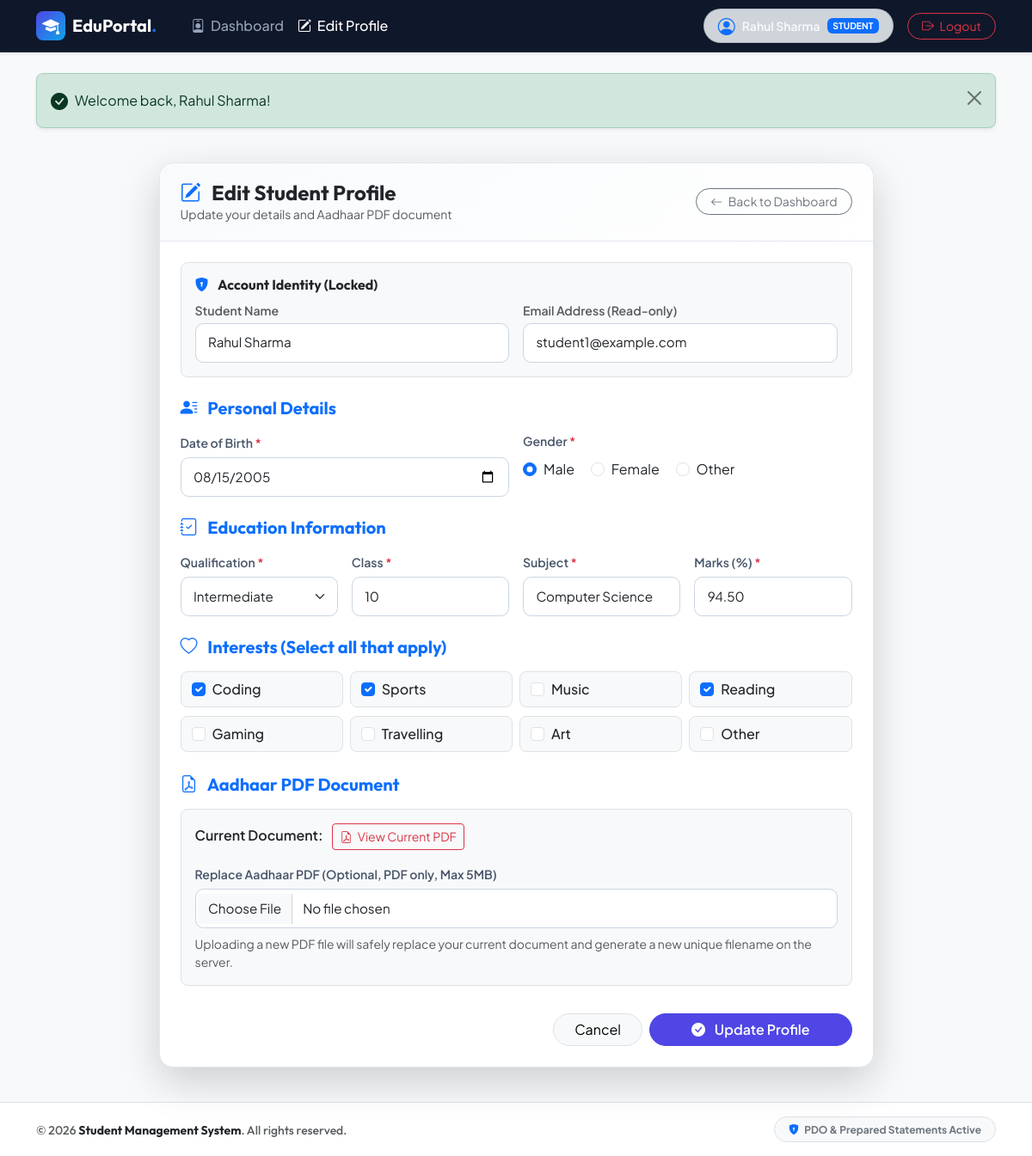
Page /student/edit-profile.php (signed in) on the committed database.
### tables this page shows
CREATE TABLE `students` (
    `id` INT AUTO_INCREMENT PRIMARY KEY,
    `name` VARCHAR(100) NOT NULL,
    `email` VARCHAR(100) NOT NULL UNIQUE,
    `phone_number` VARCHAR(20) NULL,
    `password` VARCHAR(255) NOT NULL,
    `role` ENUM('admin', 'student') NOT NULL DEFAULT 'student',
    `date_of_birth` DATE NULL,
    `gender` ENUM('Male', 'Female', 'Other') NULL,
    `qualification` VARCHAR(50) NULL,
    `interests` TEXT NULL,
    `class` VARCHAR(50) NULL,
    `subject` VARCHAR(100) NULL,
    `marks` DECIMAL(5,2) NULL,
    `aadhaar_file` VARCHAR(255) NULL,
    `reset_token` VARCHAR(64) NULL,
    `reset_token_expires` DATETIME NULL,
    `created_at` TIMESTAMP DEFAULT CURRENT_TIMESTAMP,
    `updated_at` TIMESTAMP DEFAULT CURRENT_TIMESTAMP ON UPDATE CURRENT_TIMESTAMP,
    UNIQUE KEY `idx_unique_email` (`email`),
    INDEX `idx_role` (`role`),
    INDEX `idx_class` (`class`),
    INDEX `idx_name` (`name`)
);

### config/database.php (called while the page is built, shortened)
<?php
function e($string) {
    return htmlspecialchars($string ?? '', ENT_QUOTES, 'UTF-8');
}
function get_flash() {
    if (isset($_SESSION['flash_message'])) {
        $flash = $_SESSION['flash_message'];
        return $flash;
    }
    return null;
}

### student/edit-profile.php (the view, shortened to what this page needs)
<?php
$pdo = getDB();
$userId = $_SESSION['user_id'];
$stmt = $pdo->prepare("SELECT * FROM students WHERE id = ? AND role = 'student'");
$stmt->execute([$userId]);
$student = $stmt->fetch();
$interestsArr = array_filter(array_map('trim', explode(',', $student['interests'] ?? '')));
require_once __DIR__ . '/../includes/header.php';
?>
<div class="row justify-content-center py-3">
    <div class="col-lg-9">
        <div class="card card-custom shadow-lg">
            <div class="card-custom-header d-flex align-items-center justify-content-between">
                <div>
                    <h4 class="fw-bold mb-0 font-outfit text-dark"><i class="bi bi-pencil-square text-primary me-2"></i> Edit Student Profile</h4>
                    <p class="text-muted small mb-0">Update your details and Aadhaar PDF document</p>
                </div>
                <a href="dashboard.php" class="btn btn-outline-secondary btn-sm rounded-pill px-3">
                    <i class="bi bi-arrow-left me-1"></i> Back to Dashboard
                </a>
            </div>
            <div class="card-body p-4">
                <form action="edit-profile.php" method="POST" enctype="multipart/form-data">
                    <div class="bg-light p-3 rounded-3 border mb-4">
                        <h6 class="fw-bold text-dark font-outfit mb-2"><i class="bi bi-shield-lock-fill text-primary me-2"></i> Account Identity (Locked)</h6>
                        <div class="row g-3">
                            <div class="col-md-6">
                                <label class="form-label text-muted small mb-1">Student Name</label>
                                <input type="text" class="form-control bg-white" value="<?php echo e($student['name']); ?>" disabled readonly>
                            </div>
                            <div class="col-md-6">
                                <label class="form-label text-muted small mb-1">Email Address (Read-only)</label>
                                <input type="email" class="form-control bg-white" value="<?php echo e($student['email']); ?>" disabled readonly>
                            </div>
                        </div>
                    </div>
                    <h5 class="fw-bold text-primary font-outfit mb-3"><i class="bi bi-person-lines-fill me-2"></i> Personal Details</h5>
                    <div class="row g-3 mb-4">
                        <div class="col-md-6">
                            <label for="date_of_birth" class="form-label">Date of Birth <span class="text-danger">*</span></label>
                            <input type="date" class="form-control" id="date_of_birth" name="date_of_birth" required value="<?php echo e($student['date_of_birth']); ?>">
                        </div>
                        <div class="col-md-6">
                            <label class="form-label d-block">Gender <span class="text-danger">*</span></label>
                            <div class="pt-1">
                                <?php foreach (['Male', 'Female', 'Other'] as $g): ?>
                                    <div class="form-check form-check-inline">
                                        <input class="form-check-input" type="radio" name="gender" id="gender_<?php echo strtolower($g); ?>" value="<?php echo $g; ?>" <?php echo $student['gender'] === $g ? 'checked' : ''; ?> required>
                                        <label class="form-check-label" for="gender_<?php echo strtolower($g); ?>"><?php echo $g; ?></label>
                                    </div>
                                <?php endforeach; ?>
                            </div>
                        </div>
                    </div>
                    <h5 class="fw-bold text-primary font-outfit mb-3"><i class="bi bi-journal-check me-2"></i> Education Information</h5>
                    <div class="row g-3 mb-4">
                        <div class="col-md-3">
                            <label for="qualification" class="form-label">Qualification <span class="text-danger">*</span></label>
                            <select class="form-select" id="qualification" name="qualification" required>
                                <?php foreach (['SSC', 'Intermediate', 'Diploma', 'Graduation', 'Post Graduation', 'Other'] as $q): ?>
                                    <option value="<?php echo $q; ?>" <?php echo $student['qualification'] === $q ? 'selected' : ''; ?>><?php echo $q; ?></option>
                                <?php endforeach; ?>
                            </select>
                        </div>
                        <div class="col-md-3">
                            <label for="class" class="form-label">Class <span class="text-danger">*</span></label>
                            <input type="text" class="form-control" id="class" name="class" required value="<?php echo e($student['class']); ?>">
                        </div>
                        <div class="col-md-3">
                            <label for="subject" class="form-label">Subject <span class="text-danger">*</span></label>
                            <input type="text" class="form-control" id="subject" name="subject" required value="<?php echo e($student['subject']); ?>">
                        </div>
                        <div class="col-md-3">
                            <label for="marks" class="form-label">Marks (%) <span class="text-danger">*</span></label>
                            <input type="number" step="0.01" min="0" max="100" class="form-control" id="marks" name="marks" required value="<?php echo e($student['marks']); ?>">
                        </div>
                    </div>
                    <h5 class="fw-bold text-primary font-outfit mb-3"><i class="bi bi-heart me-2"></i> Interests (Select all that apply)</h5>
                    <div class="row g-2 mb-4">
                        <?php
                        $availableInterests = ['Coding', 'Sports', 'Music', 'Reading', 'Gaming', 'Travelling', 'Art', 'Other'];
                        foreach ($availableInterests as $interest):
                            $checked = in_array($interest, $interestsArr) ? 'checked' : '';
                        ?>
                            <div class="col-6 col-sm-4 col-md-3">
                                <div class="form-check p-2 border rounded-3 bg-light">
                                    <input class="form-check-input ms-1 me-2" type="checkbox" name="interests[]" id="interest_<?php echo strtolower($interest); ?>" value="<?php echo $interest; ?>" <?php echo $checked; ?>>
                                    <label class="form-check-label fw-medium text-dark" for="interest_<?php echo strtolower($interest); ?>">
                                        <?php echo $interest; ?>
                                    </label>
                                </div>
                            </div>
                        <?php endforeach; ?>
                    </div>
                    <h5 class="fw-bold text-primary font-outfit mb-3"><i class="bi bi-file-earmark-pdf me-2"></i> Aadhaar PDF Document</h5>
                    <div class="p-3 bg-light rounded-3 border mb-4">
                        <div class="d-flex align-items-center justify-content-between mb-3">
                            <div>
                                <span class="fw-semibold">Current Document:</span>
                                <?php if (!empty($student['aadhaar_file'])): ?>
                                    <a href="../uploads/aadhaar/<?php echo urlencode($student['aadhaar_file']); ?>" target="_blank" class="btn btn-sm btn-outline-danger ms-2">
                                        <i class="bi bi-file-earmark-pdf me-1"></i> View Current PDF
                                    </a>
                                <?php else: ?>
                                    <span class="text-muted ms-2">No document attached</span>
                                <?php endif; ?>
                            </div>
                        </div>
                        <label for="aadhaar_file" class="form-label fw-semibold">Replace Aadhaar PDF (Optional, PDF only, Max 5MB)</label>
                        <input type="file" class="form-control" id="aadhaar_file" name="aadhaar_file" accept="application/pdf">
                        <div class="form-text mt-2 text-muted" id="aadhaar_feedback">
                            Uploading a new PDF file will safely replace your current document and generate a new unique filename on the server.
                        </div>
                    </div>
                    <div class="d-flex justify-content-end gap-2 pt-2">
                        <a href="dashboard.php" class="btn btn-light border rounded-pill px-4">Cancel</a>
                        <button type="submit" class="btn btn-primary rounded-pill px-5">
                            <i class="bi bi-check-circle-fill me-2"></i> Update Profile
                        </button>
                    </div>
                </form>
            </div>
        </div>
    </div>
</div>
<?php require_once __DIR__ . '/../includes/footer.php'; ?>

### includes/header.php (shortened to what this page needs)
<?php
require_once __DIR__ . '/../config/database.php';
$currentUser = isset($_SESSION['user_id']) ? [
    'id' => $_SESSION['user_id'],
    'name' => $_SESSION['user_name'] ?? 'User',
    'role' => $_SESSION['role'] ?? ''
] : null;
$basePath = (str_contains($_SERVER['SCRIPT_NAME'] ?? '', '/admin/') || str_contains($_SERVER['SCRIPT_NAME'] ?? '', '/student/')) ? '../' : './';
?>
<!DOCTYPE html>
<html lang="en">
<head>
    <link href="https://cdn.jsdelivr.net/npm/bootstrap@5.3.2/dist/css/bootstrap.min.css" rel="stylesheet">
    <link href="https://cdn.jsdelivr.net/npm/bootstrap-icons@1.11.1/font/bootstrap-icons.css" rel="stylesheet">
    <link rel="stylesheet" href="<?php echo $basePath; ?>assets/css/style.css">
</head>
<body class="d-flex flex-column min-vh-100 bg-light">
    <nav class="navbar navbar-expand-lg navbar-dark bg-dark sticky-top shadow-sm py-2 custom-navbar">
        <div class="container">
            <a class="navbar-brand d-flex align-items-center gap-2 font-outfit fw-bold" href="<?php echo $basePath; ?>index.php">
                <div class="brand-icon bg-primary rounded-3 d-flex align-items-center justify-content-center text-white">
                    <i class="bi bi-mortarboard-fill"></i>
                </div>
                <span>EduPortal<span class="text-primary">.</span></span>
            </a>
            <div class="collapse navbar-collapse" id="navbarMain">
                <ul class="navbar-nav me-auto mb-2 mb-lg-0 ms-lg-3">
                    <?php if ($currentUser && $currentUser['role'] === 'admin'): ?>
                        <li class="nav-item">
                            <a class="nav-link nav-link-custom <?php echo str_contains($_SERVER['SCRIPT_NAME'], 'dashboard.php') ? 'active' : ''; ?>"
                               href="<?php echo $basePath; ?>admin/dashboard.php">
                                <i class="bi bi-speedometer2 me-1"></i> Dashboard
                            </a>
                        </li>
                        <li class="nav-item">
                            <a class="nav-link nav-link-custom"
                               href="<?php echo $basePath; ?>admin/dashboard.php#students-table">
                                <i class="bi bi-people me-1"></i> Students
                            </a>
                        </li>
                    <?php elseif ($currentUser && $currentUser['role'] === 'student'): ?>
                        <li class="nav-item">
                            <a class="nav-link nav-link-custom <?php echo str_contains($_SERVER['SCRIPT_NAME'], 'dashboard.php') ? 'active' : ''; ?>"
                               href="<?php echo $basePath; ?>student/dashboard.php">
                                <i class="bi bi-person-badge me-1"></i> Dashboard
                            </a>
                        </li>
                        <li class="nav-item">
                            <a class="nav-link nav-link-custom <?php echo str_contains($_SERVER['SCRIPT_NAME'], 'edit-profile.php') ? 'active' : ''; ?>"
                               href="<?php echo $basePath; ?>student/edit-profile.php">
                                <i class="bi bi-pencil-square me-1"></i> Edit Profile
                            </a>
                        </li>
                    <?php else: ?>
                        <li class="nav-item">
                            <a class="nav-link nav-link-custom" href="<?php echo $basePath; ?>index.php">Home</a>
                        </li>
                    <?php endif; ?>
                </ul>
                <div class="d-flex align-items-center gap-2">
                    <?php if ($currentUser): ?>
                        <div class="user-badge px-3 py-1 rounded-pill bg-dark-subtle text-light border border-secondary border-opacity-25 d-flex align-items-center me-2">
                            <i class="bi bi-person-circle text-primary me-2 fs-5"></i>
                            <span class="fw-semibold small"><?php echo e($currentUser['name']); ?></span>
                            <span class="badge <?php echo $currentUser['role'] === 'admin' ? 'bg-danger' : 'bg-primary'; ?> ms-2 text-uppercase" style="font-size: 0.65rem;">
                                <?php echo e($currentUser['role']); ?>
                            </span>
                        </div>
                        <a href="<?php echo $basePath; ?>logout.php" class="btn btn-outline-danger btn-sm rounded-pill px-3">
                            <i class="bi bi-box-arrow-right me-1"></i> Logout
                        </a>
                    <?php endif; ?>
                </div>
            </div>
        </div>
    </nav>
    <main class="flex-grow-1 py-4">
        <div class="container">
            <?php
            $flash = get_flash();
            if ($flash):
                $alertClass = match($flash['type']) {
                    'success' => 'alert-success border-success-subtle',
                    'danger' => 'alert-danger border-danger-subtle',
                    'warning' => 'alert-warning border-warning-subtle',
                    default => 'alert-info border-info-subtle'
                };
                $iconClass = match($flash['type']) {
                    'success' => 'bi-check-circle-fill',
                    'danger' => 'bi-exclamation-triangle-fill',
                    'warning' => 'bi-exclamation-circle-fill',
                    default => 'bi-info-circle-fill'
                };
            ?>
                <div class="alert <?php echo $alertClass; ?> alert-dismissible fade show shadow-sm d-flex align-items-center mb-4 rounded-3" role="alert">
                    <i class="bi <?php echo $iconClass; ?> me-2 fs-5"></i>
                    <div><?php echo e($flash['message']); ?></div>
                    <button type="button" class="btn-close" data-bs-dismiss="alert" aria-label="Close"></button>
                </div>
            <?php endif; ?>

### rows in the picture
students: name "Rahul Sharma", role "STUDENT", email "student1@example.com", date_of_birth "08/15/2005", gender "☑ Male", gender "☐ Female", gender "☐ Other", qualification "Intermediate", class "10", subject "Computer Science", marks "94.50"

### other values in the picture
$flash['message'] "Welcome back, Rahul Sharma!"
$g "Male"
$g "Female"
$g "Other"
$interest "Coding"
$interest "Sports"
$interest "Music"
$interest "Reading"
$interest "Gaming"
$interest "Travelling"
$interest "Art"
$interest "Other"
